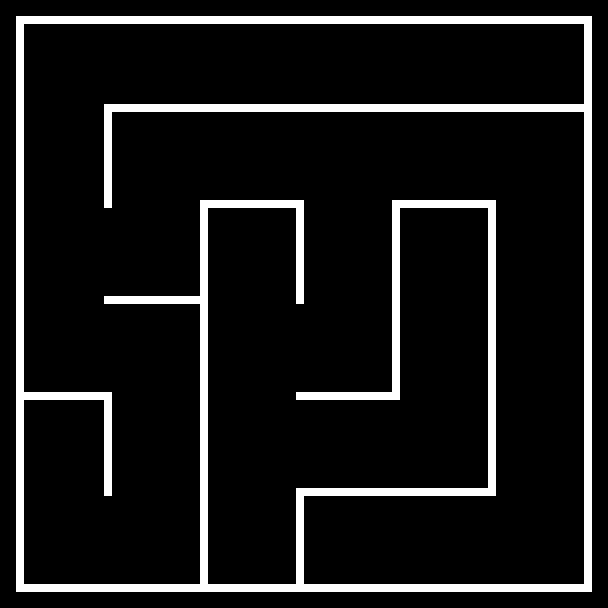

Rendered tile map (Tiled .tmx) drawn with the repository's tilesets; below, a short description and the map source with its tile grids summarised:
An orthogonal 76x76 tile map with 8x8 px tiles, 1 tile layer (Background) and 24 objects (4x Painter, Player, Checkpoint).

<map version="1.10" tiledversion="1.10.2" orientation="orthogonal" renderorder="right-down" width="76" height="76" tilewidth="8" tileheight="8" infinite="0" nextlayerid="4" nextobjectid="27">
 <tileset firstgid="1" source="Mazeball.tsx" />
 <layer id="1" name="Background" width="76" height="76">
  <data>[5776 cells, 583 non-empty, 1 distinct tile ids]</data>
 </layer>
 <objectgroup id="2" name="Spawnpoints">
  <object id="20" name="Player" type="Player" x="226" y="33" width="30" height="30" />
  <object id="21" name="Painter" type="Painter" x="548" y="50" width="30" height="30">
   <properties>
    <property name="colour" value="Red" />
   </properties>
  </object>
  <object id="22" name="Painter" type="Painter" x="433" y="223" width="30" height="30">
   <properties>
    <property name="colour" value="Green" />
   </properties>
  </object>
  <object id="23" name="Painter" type="Painter" x="237" y="218" width="30" height="30">
   <properties>
    <property name="colour" value="Blue" />
   </properties>
  </object>
  <object id="24" name="Painter" type="Painter" x="50" y="414" width="30" height="30">
   <properties>
    <property name="colour" value="Yellow" />
   </properties>
  </object>
  <object id="26" name="Checkpoint" type="Checkpoint" x="304.5" y="569.75">
   <polygon points="0,0 32.25,0 32,15 0.25,15" />
  </object>
 </objectgroup>
 <objectgroup id="3" name="Walls">
  <object id="1" x="16.25" y="16.5">
   <polygon points="0,0 -0.25,7.5 576,7.25 575.75,-0.5" />
  </object>
  <object id="2" x="16" y="24.5">
   <polygon points="0,0 8,0.25 8.25,567 0,567" />
  </object>
  <object id="3" x="24.25" y="584.5">
   <polygon points="0,0 0.25,7.25 567.75,7.75 567.75,-0.75" />
  </object>
  <object id="4" x="584.25" y="583.75">
   <polygon points="0,0 8,0 8,-559.75 -0.25,-559.25" />
  </object>
  <object id="5" x="296.25" y="488">
   <polygon points="0,0 7.5,0 8,96.25 -0.25,96" />
  </object>
  <object id="6" x="304.25" y="488">
   <polygon points="0,0 191.5,-0.25 191.5,7.75 0,7.5" />
  </object>
  <object id="7" x="488.25" y="200.5">
   <polygon points="0,0 7.75,0 7.25,287.75 0,287.5" />
  </object>
  <object id="8" x="392.25" y="200.5">
   <polygon points="0,0 96.25,0 96.25,7.75 0,7.25" />
  </object>
  <object id="9" x="392.25" y="207.75">
   <polygon points="0,0 7.5,0 7.25,192 0,192" />
  </object>
  <object id="11" x="296" y="392.25">
   <polygon points="0,0 96.25,0 95.75,7.5 0.25,7.75" />
  </object>
  <object id="12" x="200.25" y="200.25">
   <polygon points="0,0 8,0 7.5,384 0,383.75" />
  </object>
  <object id="13" x="208.75" y="200.5">
   <polygon points="0,0 95,0 95,7.5 -0.75,7.25" />
  </object>
  <object id="14" x="296" y="208.5">
   <polygon points="0,0 7.75,0 7.5,95 0,95.25" />
  </object>
  <object id="15" x="104.25" y="296.25">
   <polygon points="0,0 96,0 96,7.5 -0.25,7.25" />
  </object>
  <object id="16" x="24.5" y="392.25">
   <polygon points="0,0 87.5,0.25 87.5,7.5 0.25,7.5" />
  </object>
  <object id="17" x="103.75" y="400.25">
   <polygon points="0,0 8,0 8.25,95.75 0.25,95.5" />
  </object>
  <object id="18" x="103.75" y="104">
   <polygon points="0,0 8.25,0 7.75,103.75 0.5,103.75" />
  </object>
  <object id="19" x="112" y="104.25">
   <polygon points="0,0 0.25,7 471.75,7.5 471.75,-0.25" />
  </object>
 </objectgroup>
</map>
